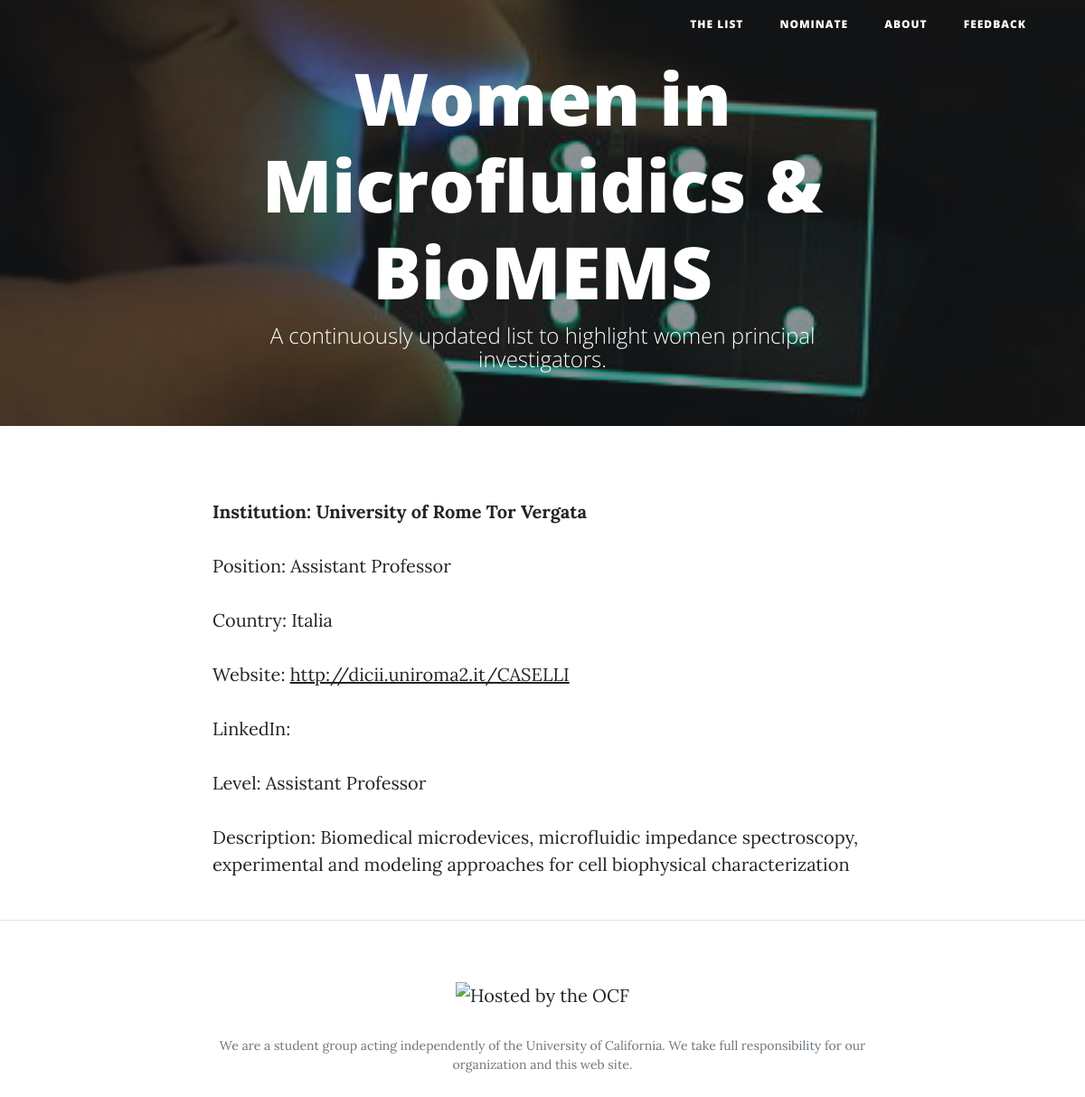
The app's page /researchers/137/, older data.
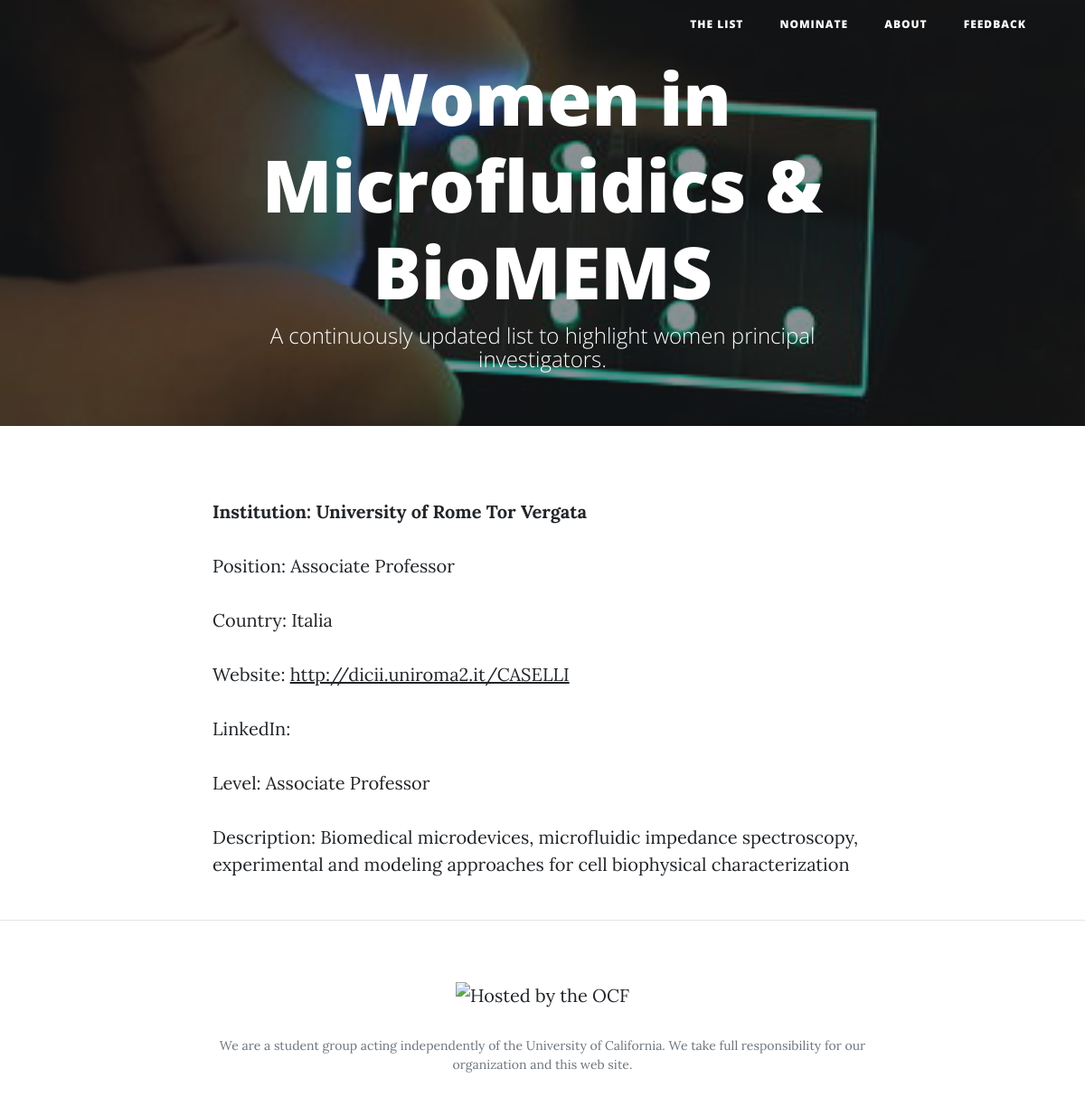
The same page, newer data.
### researchers/models.py (models this page shows)
class Researcher(models.Model):
    LEVELS_CHOICES = [('Assistant Professor', 'Assistant Professor'), ('Associate Professor', 'Associate Professor'), ('Full Professor', 'Full Professor'), ('Senior Industry Scientist', 'Senior Industry Scientist')]
    firstname = models.CharField(max_length=200)
    lastname = models.CharField(max_length=200, default="N/A")
    fullname = models.CharField(max_length=200,default="N/A")
    email = models.CharField(max_length=200)
    institution = models.CharField(max_length=200)
    position = models.CharField(max_length=200)
    country = models.CharField(max_length=200)
    website_link = models.CharField(max_length=200,default="N/A")
    level = models.CharField(choices=LEVELS_CHOICES, blank=True, max_length=200)
    des = models.CharField(max_length=200)

### researchers/views.py (the view)
# urls.py: url(r'researchers/(\d+)/', views.researcher_detail, name='researcher_detail'),
def researcher_detail(request, id):
    try:
        r = Researcher.objects.get(id=id)
    except Researcher.DoesNotExist:
        raise Http404('Researcher not found')
    return render(request, 'researcher_detail.html', {'researcher': r})

### researchers/templates/researcher_detail.html (shortened to what this page needs)
{% extends "base.html" %}
{% block content %}
<div>
  <p> <b> Institution: {{ researcher.institution }} </b> </p>
  <p>Position: {{ researcher.position }}</p>
  <p>Country:  {{ researcher.country }}</p>
  <p>Website:
  	<a href="{{ researcher.website_link }}">
  		{{ researcher.website_link }}
  		</a>
  	</p>
  <p>LinkedIn:
  	</p>
  <p>Level: {{ researcher.level }}</p>
  <p>Description: {{ researcher.des}}</p>
</div>
{% endblock %}

### researchers/templates/base.html (shortened to what this page needs)
{% load static %}
<!DOCTYPE html>
<html lang="en">
  <head>
    <link href="{% static 'vendor/bootstrap/css/bootstrap.min.css' %}" rel="stylesheet">
    <link href="{% static 'custom.css' %}" rel="stylesheet">
    <link href="{% static 'vendor/font-awesome/css/font-awesome.min.css' %}" rel="stylesheet" type="text/css">
    <link href="{% static 'css/clean-blog.min.css' %}" rel="stylesheet">
  </head>
  <body>
    <nav class="navbar navbar-expand-lg navbar-light fixed-top" id="mainNav">
      <div class="container">
        <div class="collapse navbar-collapse" id="navbarResponsive">
          <ul class="navbar-nav ml-auto">
            <li class="nav-item">
              <a class="nav-link" href="/">The List</a>
            </li>
            <li class="nav-item">
              <a class="nav-link" href="/nominate">Nominate</a>
            </li>
            <li class="nav-item">
              <a class="nav-link" href="/about">About</a>
            </li>
	    <li class = "nav-item">
		<a class="nav-link" href="/feedback">Feedback</a>
	    </li>
          </ul>
        </div>
      </div>
    </nav>
    <header class="masthead">
      <div class="overlay"></div>
      <div class="container">
        <div class="row">
          <div class="col-lg-8 col-md-10 mx-auto">
            <div class="site-heading">
              <h1>Women in Microfluidics & BioMEMS</h1>
              <span class="subheading">A continuously updated list to highlight women principal investigators.</span>
            </div>
          </div>
        </div>
      </div>
    </header>
    <div class="container">
      <div class="row">
        <div class="col-lg-8 col-md-10 mx-auto">
              <div>
              {% block content %}{% endblock %}
              </div>
        </div>
      </div>
    </div>
    <hr>
    <footer>
      <div class="container">
        <div class="row">
          <div class="col-lg-8 col-md-10 mx-auto">
            <ul class="list-inline text-center">
              <li class="list-inline-item">
                <a href="https://www.ocf.berkeley.edu">
                  <img src="https://www.ocf.berkeley.edu/hosting-logos/ocf-hosted-penguin.svg" alt="Hosted by the OCF" style="border: 0;"/>
                  </a>
              </li>
            </ul>
            <p class="copyright text-muted">We are a student group acting independently of the University of California. We take full responsibility for our organization and this web site.
            </p>
          </div>
        </div>
      </div>
    </footer>
  </body>
</html>

Row changes from the older to the newer data that the page shows:
changed Researcher "University of Rome Tor Vergata": position "Assistant Professor" → "Associate Professor"; level "Assistant Professor" → "Associate Professor"
